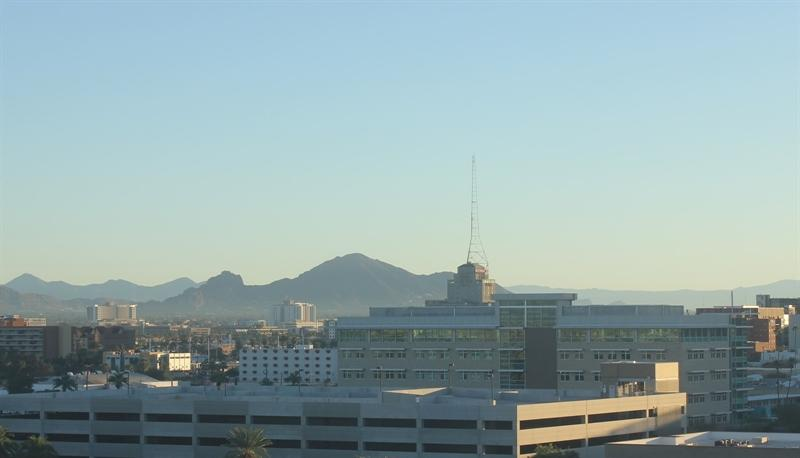
#> input picture HW3/images/20151101_142050.jpg, 800 x 458 px, given in place of 20151103_144133.jpg, which was not available
$ python main.py
#> lines starting #> are read from the running program, lines starting #| are printed output that depends on the picture; after the words box and inside, x2 and y2 are one past the last pixel; in counts of white or black regions, pixels touching at a corner belong together; pictures that were not available may be replaced by others from this repository, and a replacement may not be noted
import cv2 as cv
from pathlib import Path
from matplotlib import pyplot as plt
import matplotlib
import numpy as np


def read_and_convert_img(path):
    im = cv.imread(str(path))
#> im is the input picture: shape (458, 800, 3); mean B, G, R 170.2, 168.7, 147.2
    return cv.cvtColor(im, cv.COLOR_RGB2BGR)
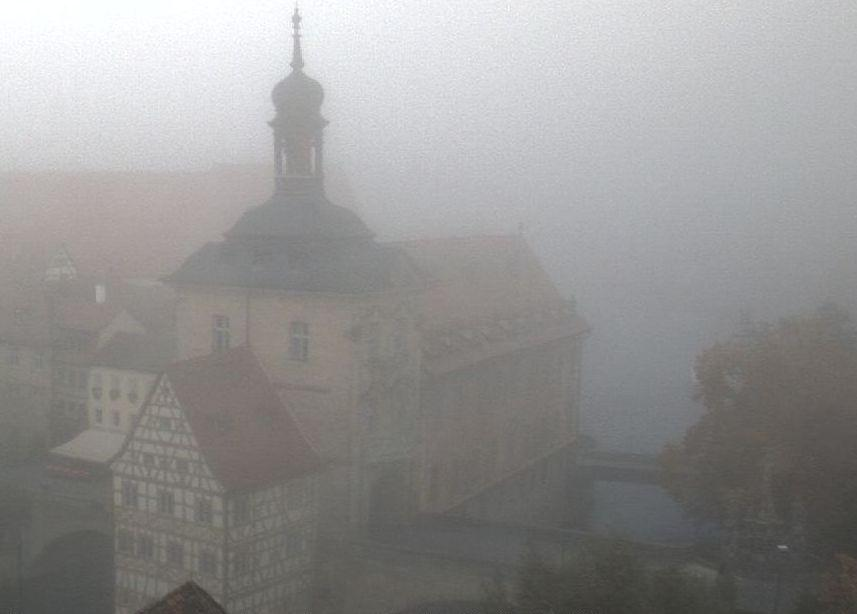
#> input picture HW2/images/20151102_074127.jpg, 857 x 614 px
#> in read_and_convert_img, im is the input picture: shape (614, 857, 3); mean B, G, R 146.8, 147.5, 148.6


def mse(img1: np.ndarray, img2: np.ndarray):
    diff = img1 - img2
    diff **= 2

    return diff.mean()


# https://en.wikipedia.org/wiki/Adaptive_histogram_equalization#:%7E:text=Contrast%20Limited%20AHE%20(CLAHE)%20is,slope%20of%20the%20transformation%20function.
def contrast_limited_adaptive_histo_eq(image):
    lab = cv.cvtColor(image, cv.COLOR_BGR2LAB)
    l_channel, a, b = cv.split(lab)

    clahe = cv.createCLAHE(clipLimit=3, tileGridSize=(2, 2))
    cl = clahe.apply(l_channel)
    limg = cv.merge((cl, a, b))

    return cv.cvtColor(limg, cv.COLOR_LAB2BGR)


def goofy_power_law(image):
    c = 3
    gamma = 1.6

    new_image = cv.pow(image/255, gamma) * c
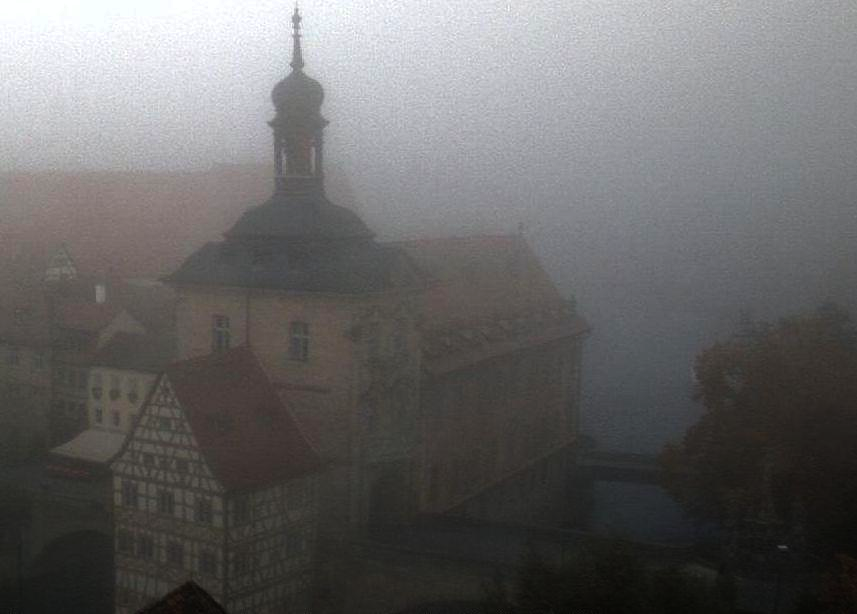
#> new_image: shape (614, 857, 3) float64; mean R, G, B 1.33, 1.32, 1.31; drawn with min black and max white
    normalized_image = (255 * new_image).clip(0, 255)
    return normalized_image.astype(np.uint8)
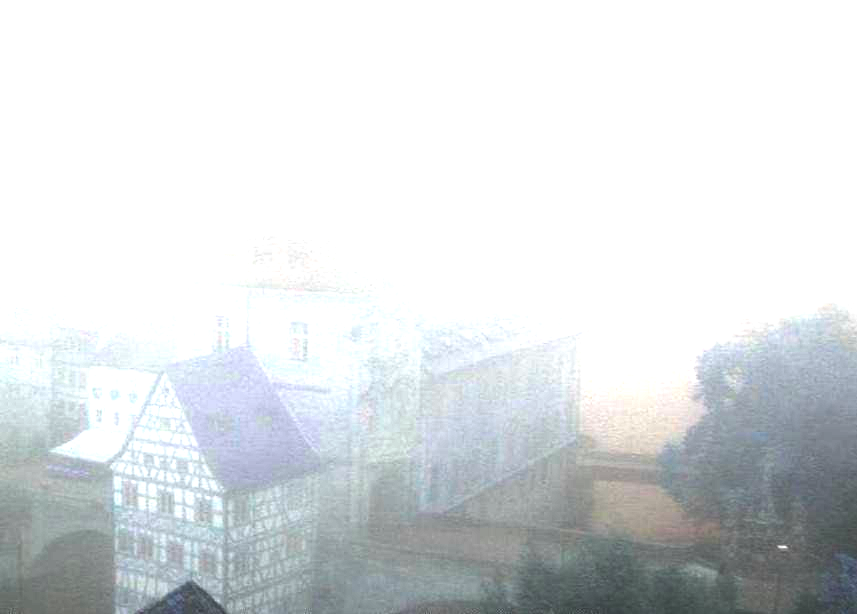
#> returned value: shape (614, 857, 3); mean of channels 0, 1, 2 224.3, 222.3, 218.4; drawn as B, G, R


def thresh_and_stretch_white(image, thresh=150):
#> called with thresh = 150
    image = image.copy().astype(np.float32)
    gray = cv.cvtColor(image, cv.COLOR_BGR2GRAY)
    mask = (gray > thresh)
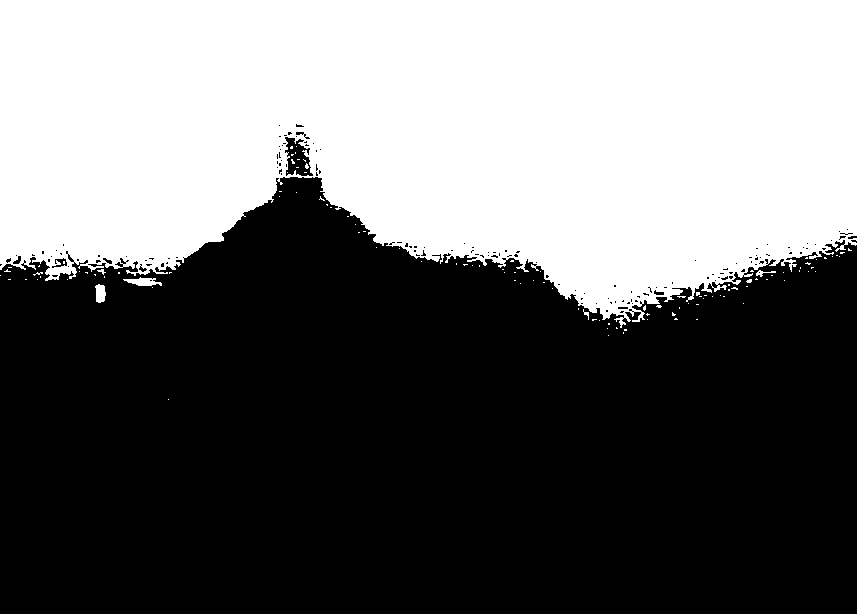
#> mask: shape (614, 857) bool; 42.1% white; 116 white regions (110 under 20 px), largest, box (x1, y1, x2, y2) and area: (0, 0, 857, 328) 220631, (123, 277, 162, 286) 207, (95, 284, 106, 303) 162, (756, 270, 776, 277) 50, (583, 309, 589, 320) 24, (97, 269, 106, 275) 23

    image = (image - 40) * 2.4
    image = image.clip(0, 255).astype(np.uint8)
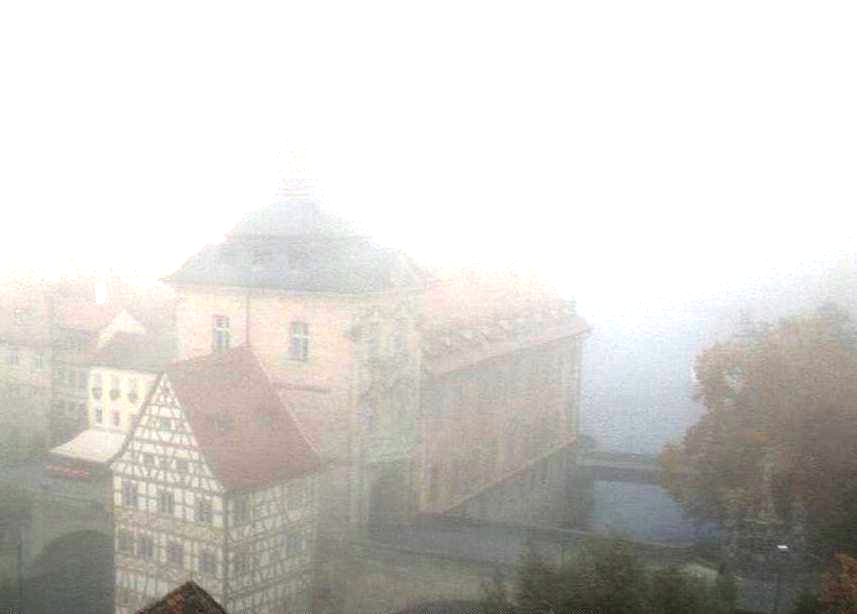
#> image: shape (614, 857, 3); mean R, G, B 209, 206.5, 202.4
    image[mask] = (255, 255, 255)
#> image: shape (614, 857, 3); 0.01% of pixels changed, all inside (x1, y1, x2, y2) = (124, 256, 624, 336)
    return image


# [47 lines left out: functions show_both, show_histos, not called in this run]


if __name__ == '__main__':
    img_folder = Path("./images")
    matplotlib.use('TkAgg')

    truth_img_path = img_folder/"20151103_144133.jpg"
    bad_img_path = img_folder/"20151102_074127.jpg"

    truth_img = read_and_convert_img(truth_img_path)
    bad_img = read_and_convert_img(bad_img_path)

    method1 = goofy_power_law(bad_img)
    method2 = thresh_and_stretch_white(bad_img)
    method3 = contrast_limited_adaptive_histo_eq(bad_img)
#> in contrast_limited_adaptive_histo_eq, `lab = cv.cvtColor(image, cv.COLOR_BGR2LAB)`: lab: shape (614, 857, 3); mean of channels 0, 1, 2 154.4, 127.9, 127.3
#> in contrast_limited_adaptive_histo_eq, `l_channel, a, b = cv.split(lab)`:
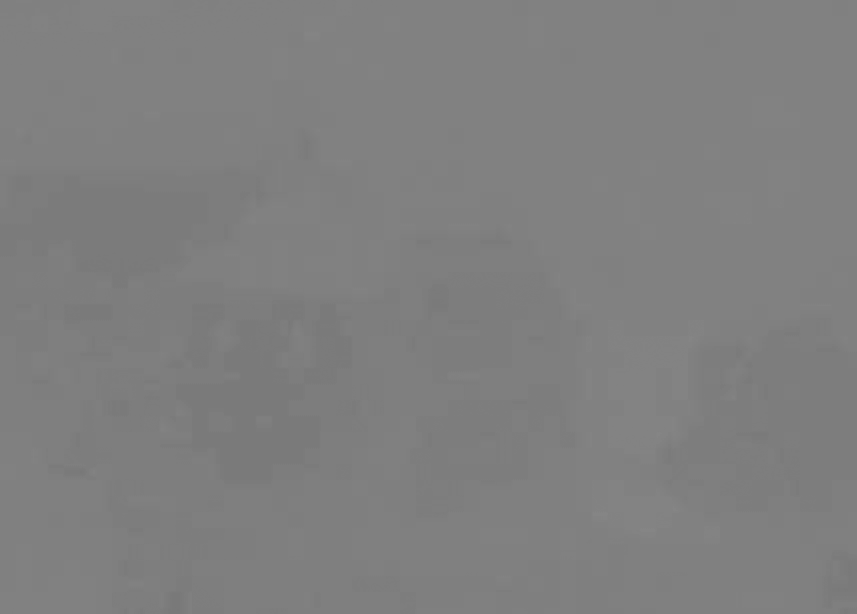
#> b: shape (614, 857); min 120, max 133, mean 127.3
#> in contrast_limited_adaptive_histo_eq, `cl = clahe.apply(l_channel)`:
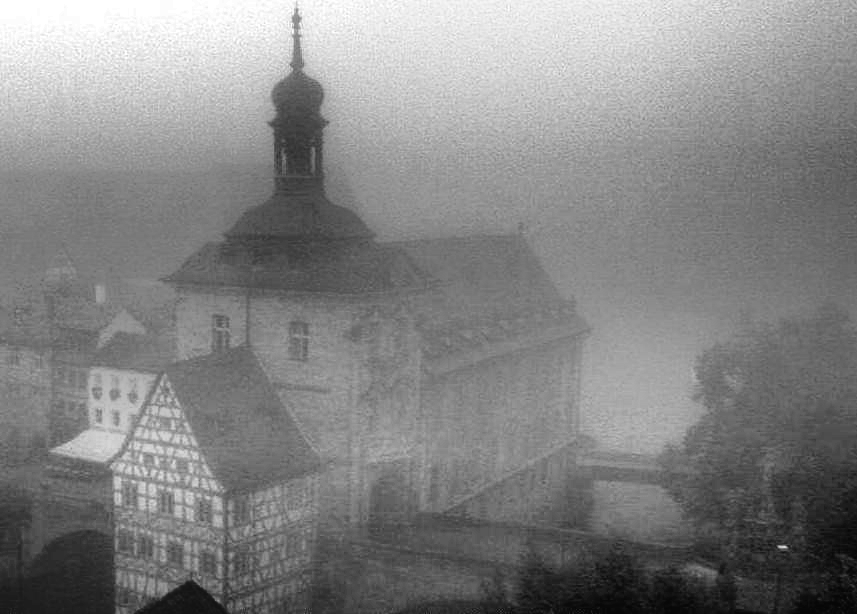
#> cl: shape (614, 857); min 5, max 255, mean 132
#> in contrast_limited_adaptive_histo_eq, `limg = cv.merge((cl, a, b))`: limg: shape (614, 857, 3); mean of channels 0, 1, 2 132, 127.9, 127.3
    # method4 = thresh_and_stretch_white(method1.copy(), thresh=180)

    # show_histos()

#> (the run stopped early here; a loop or call above may not have finished)
